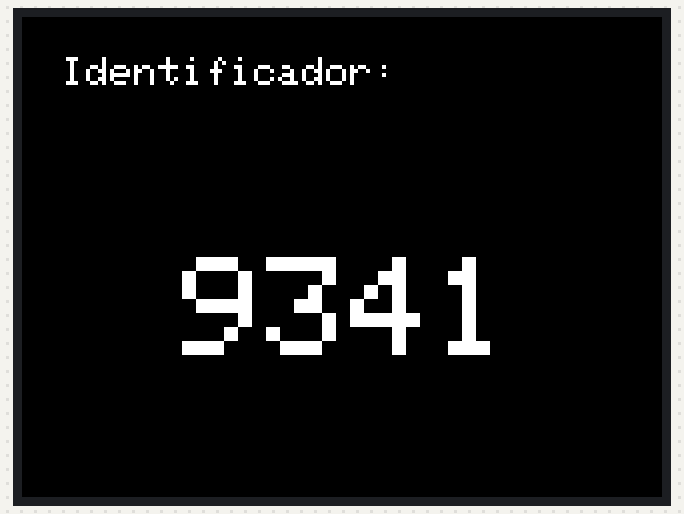
Bench run of a sketch on a simulated Arduino Uno, built with avr-gcc and run on an emulated ATmega328P. Parts: 320×240 colour display.

Above: at 0.3 s.

The sketch:

Identificador.ino
```cpp
#include <MCUFRIEND_kbv.h>
MCUFRIEND_kbv tft;

//Definicao de cores
#define BLACK           0x0000
#define BLUE            0x001F
#define RED             0xF800
#define GREEN           0x07E0
#define CYAN            0x07FF
#define MAGENTA         0xF81F
#define YELLOW          0xFFE0
#define WHITE           0xFFFF

void setup() {
  uint16_t ID = tft.readID();

  tft.begin(ID);
  tft.setRotation(1);
  tft.fillScreen(BLACK);
  tft.setCursor(20, 20);
  tft.setTextColor(WHITE);
  tft.setTextSize(2);
  tft.print("Identificador:");
  tft.setTextSize(7);

  tft.setTextColor(WHITE);
  tft.setCursor(80, 120);
  tft.print(ID, HEX);
}
void loop() {
}
```
